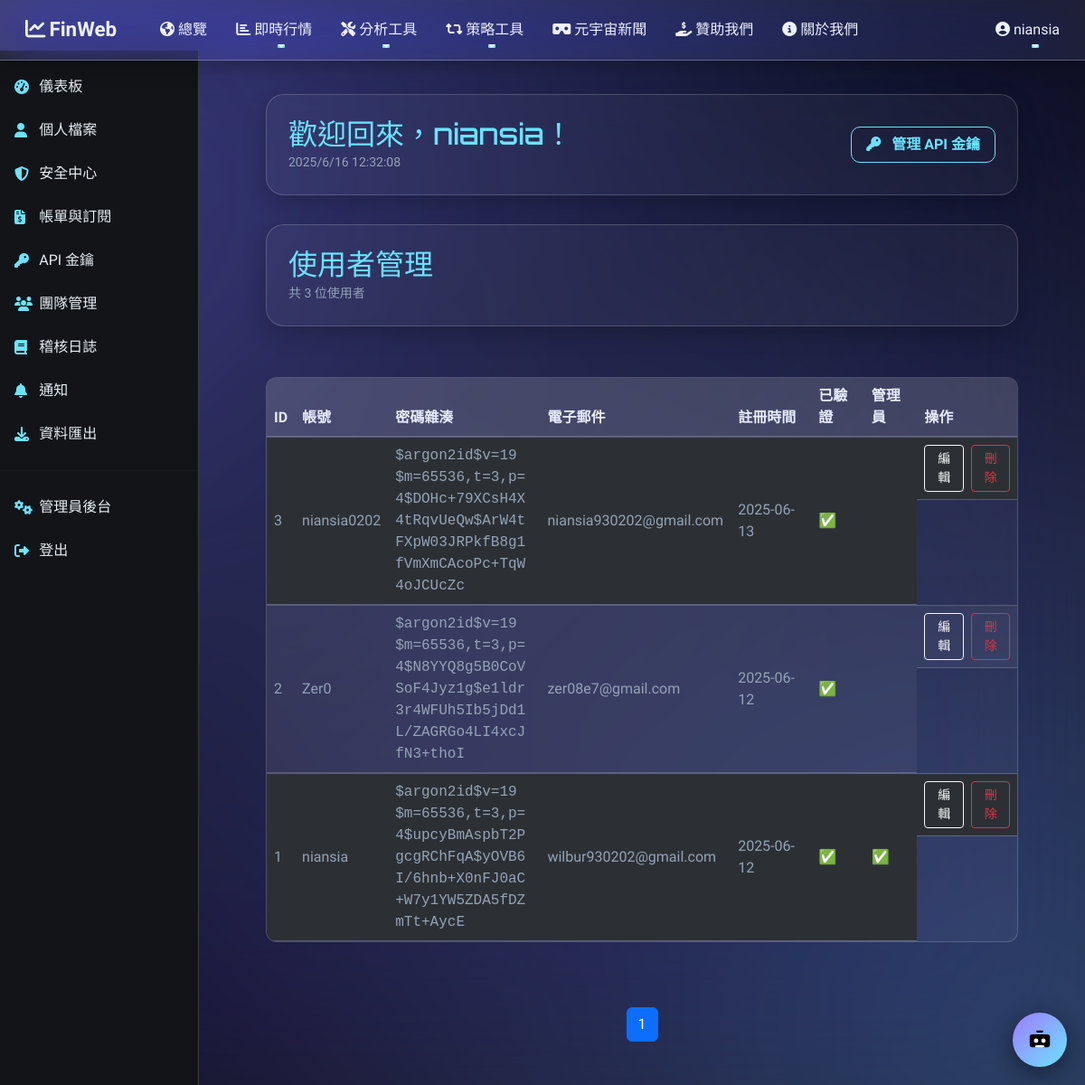
Page /member/admin/users (signed in) on the committed database.
### app.py (models this page shows)
class User(UserMixin, db.Model):
    id                  = db.Column(db.Integer, primary_key=True)
    username            = db.Column(db.String(80),  unique=True, nullable=False)
    _email              = db.Column("email", db.LargeBinary, nullable=False)
    email_hash          = db.Column(db.String(64), unique=True, nullable=False, index=True)
    password            = db.Column(db.String(128), nullable=False)
    created             = db.Column(db.Integer, default=lambda: int(time.time()))
    confirm_code        = db.Column(db.String(6))
    confirm_expire      = db.Column(db.Integer)
    confirmed           = db.Column(db.Boolean, default=False)
    failed_login        = db.Column(db.Integer, default=0)
    locked_until        = db.Column(db.Integer)
    avatar_url          = db.Column(db.String(256))
    timezone            = db.Column(db.String(64), default="UTC")
    language            = db.Column(db.String(8), default="zh-TW")
    last_login          = db.Column(db.Integer)
    membership_level    = db.Column(db.String(32), default="free")
    subscription_status = db.Column(db.String(32), default="inactive")
    two_factor_secret   = db.Column(db.String(64))
    is_admin = db.Column(db.Boolean, default=False, nullable=False)
    @property
    def email(self) -> str:
        try:
            return f.decrypt(self._email).decode()
        except InvalidToken:
            return ""
    @email.setter
    def email(self, val: str):
        self._email = f.encrypt(val.encode())
        self.email_hash = hashlib.sha256(val.encode()).hexdigest()
    email = synonym('_email', descriptor=email)

### app.py (the view)
@member_bp.route('/admin/users')
@login_required
def admin_users():
    if not current_user.is_admin:
        abort(403)
    page    = request.args.get('page', 1, type=int)
    per_page = 10
    q = User.query.order_by(User.created.desc())
    total = q.count()
    users = q.offset((page-1)*per_page).limit(per_page).all()
    pages = ceil(total / per_page)
    return render_template(
        'member/admin_users.html',
        users=users,
        page=page,
        pages=pages,
        total=total
    )

### app.py (called while the page is built)
@login_mgr.user_loader
def load_user(uid: str) -> User | None:
    return db.session.get(User, int(uid))

@app.before_request
def block_bad_ua():
    ua = request.headers.get("User-Agent","").lower()
    if re.search(r"curl|python-requests|scrapy", ua):
        abort(403)

@app.template_filter("datetime")
def _dt(ts):
    return datetime.fromtimestamp(ts).strftime("%Y-%m-%d") if ts else "-"

### templates/member/admin_users.html (shortened to what this page needs)
{% extends "member/base_member.html" %}
{% block member_content %}
<div class="header-card mb-4">
  <div>
    <h2>使用者管理</h2>
    <small>共 {{ total }} 位使用者</small>
  </div>
</div>
<table class="table table-dark table-striped align-middle">
  <thead>
    <tr>
      <th>ID</th>
      <th>帳號</th>
      <th>密碼雜湊</th>
      <th>電子郵件</th>
      <th>註冊時間</th>
      <th>已驗證</th>
      <th>管理員</th>
      <th>操作</th>
    </tr>
  </thead>
  <tbody>
    {% for u in users %}
    <tr>
      <td>{{ u.id }}</td>
      <td>{{ u.username }}</td>
      <td style="font-family:monospace; word-break:break-all; max-width:200px;">
        {{ u.password }}
      </td>
      <td>{{ u.email }}</td>
      <td>{{ u.created|datetime }}</td>
      <td>{{ '✅' if u.confirmed else '' }}</td>
      <td>{{ '✅' if u.is_admin else '' }}</td>
      <td class="d-flex gap-2">
        <a href="{{ url_for('member.admin_edit_user', uid=u.id) }}"
           class="btn btn-sm btn-outline-light">編輯</a>
        <form method="POST"
              action="{{ url_for('member.admin_delete_user', uid=u.id) }}"
              onsubmit="return confirm('確定要刪除 {{ u.username }} 嗎？此操作不可還原！');">
          <button type="submit" class="btn btn-sm btn-outline-danger">刪除</button>
        </form>
      </td>
    </tr>
    {% endfor %}
  </tbody>
</table>
<nav aria-label="Page navigation" class="mt-4">
  <ul class="pagination justify-content-center">
    {% for p in range(1, pages+1) %}
      <li class="page-item {% if p==page %}active{% endif %}">
        <a class="page-link" href="?page={{ p }}">{{ p }}</a>
      </li>
    {% endfor %}
  </ul>
</nav>
{% endblock %}

### templates/member/base_member.html (shortened to what this page needs)
{% extends "base.html" %}
{% block content %}
<div id="member-layout">
  <aside id="member-sidebar">
    {% include 'member/_sidebar.html' %}
  </aside>
  <main id="member-main">
    <div class="header-card">
      <div>
        <h2>歡迎回來，{{ current_user.username }}！</h2>
        <small id="now-time"></small>
      </div>
      <div>
        <button class="btn-primary"
                onclick="location.href='{{ url_for('member.api_keys') }}'">
          <i class="fas fa-key me-2"></i> 管理 API 金鑰
        </button>
      </div>
    </div>
    {% block member_content %}{% endblock %}
  </main>
</div>
{% endblock %}

### templates/base.html (shortened to what this page needs)
<!doctype html>
<html lang="zh-Hant">
<head>
  <link href="https://cdn.jsdelivr.net/npm/bootstrap@5.3.3/dist/css/bootstrap.min.css" rel="stylesheet">
  <link href="https://cdn.jsdelivr.net/npm/animate.css@4.1.1/animate.min.css" rel="stylesheet">
  <link href="https://cdnjs.cloudflare.com/ajax/libs/font-awesome/6.4.0/css/all.min.css"
        rel="stylesheet"/>
  <link rel="stylesheet" href="{{ url_for('static', filename='css/style.css') }}"/>
</head>
<body class="{{ body_class|default('') }}">
  <div id="tsparticles"></div>
  <nav class="navbar navbar-expand-lg">
    <div class="container-fluid">
      <a class="navbar-brand fw-bold" href="{{ url_for('home') }}">
        <i class="fas fa-chart-line me-1"></i>FinWeb
      </a>
      <div id="navMenu" class="collapse navbar-collapse">
        {% include 'nav_items.html' %}
        <ul class="navbar-nav ms-auto mb-2 mb-lg-0">
          {% if current_user.is_authenticated %}
            <li class="nav-item dropdown">
              <a class="nav-link dropdown-toggle" href="#" data-bs-toggle="dropdown">
                <i class="fas fa-user-circle me-1"></i>{{ current_user.username }}
              </a>
            </li>
          {% else %}
            <li class="nav-item"><a class="nav-link"
               href="{{ url_for('login') }}">登入</a></li>
            <li class="nav-item"><a class="nav-link"
               href="{{ url_for('register') }}">註冊</a></li>
          {% endif %}
        </ul>
      </div>
    </div>
  </nav>
  <main class="container pt-5 mt-4 animate__animated animate__fadeIn">
    {% block content %}{% endblock %}
  </main>
  <button id="chat-toggle">
    <img src="{{ url_for('static', filename='img/assistant-icon.svg') }}"
         width="26" height="26" alt="">
  </button>
</body>
</html>

### static/css/style.css (style rules this page uses)
body::after { content: ""; position: fixed; inset: 0; background: rgba(159, 123, 255, 0.6); backdrop-filter: blur(30px) saturate(200%); -webkit-backdrop-filter: blur(30px) saturate(200%); z-index: -1; pointer-events: none; }
html, body { height: 100%; margin: 0; background: transparent; color: var(--fin-text); font-family: system-ui, -apple-system, "Noto Sans TC", sans-serif; overflow-x: hidden; }
#tsparticles { position: fixed; inset: 0; pointer-events: none; z-index: -2; }
:root { --fin-green: #00d084; --fin-blue: #015ef7; --fin-dark: #0e1117; --fin-text: #e6edf3; }
.navbar-brand, .nav-link { color: var(--fin-text)!important; }

### templates/base.html (style rules this page uses)
:root { --accent1: #a58bff; --accent2: #5fd8ff; --glass-bg: rgba(255,255,255,0.07); --glass-br: rgba(255,255,255,0.28); --text-light: #eef1ff; }
body:not(.metaverse-page) { margin: 0; color: var(--text-light); background: #0e111d; position: relative; overflow-x: hidden; }
body:not(.metaverse-page)::before { content: ""; position: fixed; inset: 0; z-index: -3; background: linear-gradient(140deg, #131a35 0%, #0e111d 40%, #191328 70%, #1b132e 100%); }
body:not(.metaverse-page)::after { content: ""; position: fixed; inset: -15%; z-index: -2; filter: blur(90px); background: radial-gradient(circle at 15% 25%, rgba(165,139,255,.30) 0%, transparent 60%), radial-gradient(circle at 85% 85%, rgba(95,216,255,.25) 0%, transparent 55%); }
.navbar { position: fixed; top: 0; left: 0; right: 0; z-index: 1100; background: var(--glass-bg); backdrop-filter: blur(30px) saturate(200%); border-bottom: 1px solid var(--glass-br); box-shadow: 0 4px 24px rgba(0,0,0,0.3); transition: background .3s, box-shadow .3s; }
.navbar-brand { padding: .5rem 1rem; font-size: 1.4rem; color: var(--text-light)!important; }
.navbar .nav-link { position: relative; color: var(--text-light)!important; margin: 0 .5rem; padding: .5rem .75rem; }
.navbar .nav-link::after { content: ""; position: absolute; bottom: 0; left: 50%; width: 0; height: 2px; background: var(--accent2); transition: width .3s ease, left .3s ease; border-radius: 1px; }
#chat-toggle { position: fixed; bottom: 20px; right: 20px; width: 60px; height: 60px; border: none; border-radius: 50%; background: linear-gradient(135deg, var(--accent1), var(--accent2)); display: flex; align-items: center; justify-content: center; box-shadow: 0 6px 24px rgba(0,0,0,.45); cursor: pointer; z-index: 1050; }

### templates/member/base_member.html (style rules this page uses)
:root { --bg-main: #0b0e17; --sidebar-bg: #121418; --card-bg: rgba(255,255,255,0.04); --card-border: rgba(255,255,255,0.18); --glass-grad: radial-gradient(140% 160% at 0 0, rgba(255,255,255,0.24) 0%, rgba(255,255,255,0.04) 60%, transparent 100%); --text-primary: #e8ecff; --text-secondary: #94a3b8; --accent1: #9F7BFF; --accent2: #6AE3FF; --highlight-white: rgba(255,255,255,0.12); --pie1: #FF6384; --pie2: #36A2EB; --pie3: #FFCE56; --pie4: #4BC0C0; --pie5: #9966FF; }
body { background: var(--bg-main); color: var(--text-primary); font-family:'Rajdhani',sans-serif; margin:0; padding:0; overflow-x:hidden; }
h1,h2,h3,h4,h5,h6,.metric-title { font-family:'Orbitron',sans-serif; }
#member-sidebar { position:fixed; top:56px; bottom:0; left:0; width:220px; background:var(--sidebar-bg); border-right:1px solid var(--card-border); padding-top:1rem; z-index:100; }
#member-main { margin-left:220px; padding:2rem; display:grid; grid-template-rows:auto auto 1fr; row-gap:2rem; min-height:100vh; }
.header-card { background:var(--card-bg); border:1px solid var(--card-border); border-radius:20px; overflow:hidden; backdrop-filter: blur(18px) saturate(160%); -webkit-backdrop-filter: blur(18px) saturate(160%); box-shadow: 0 8px 24px rgba(0,0,0,0.2); padding:1.5rem; display:flex;justify-content:space-between;align-items:center; transition:.25s; }
.header-card h2 { margin:0; color:var(--accent2) }
.header-card small { color:var(--text-secondary) }
.header-card .btn-primary { background:transparent; border:1px solid var(--accent2); color:var(--accent2); font-weight:600; padding:.45rem 1rem; border-radius:10px; }
table.table { width:100%; border-collapse:separate; border-spacing:0; background:var(--card-bg); border:1px solid var(--card-border); border-radius:12px; backdrop-filter:blur(8px); overflow:hidden; }
table.table thead th { background:var(--highlight-white); color:var(--text-primary); border-bottom:1px solid var(--card-border); }
table.table tbody td { background:rgba(255,255,255,0.05); color:var(--text-secondary); border-top:1px solid var(--card-border); }

### rows in the picture
User: username "niansia", id "1", password "$argon2id$v=19$m=65536,t=3,p=4$upcyBmAspbT2PgcgRChFqA$yOVB6I/6hnb+X0nFJ0aC+W7y1YW5ZDA5fDZmTt+AycE", email "wilbur930202@gmail.com", created "2025-06-12", confirmed "✅", is_admin "✅"
User: id "3", username "niansia0202", password "$argon2id$v=19$m=65536,t=3,p=4$DOHc+79XCsH4X4tRqvUeQw$ArW4tFXpW03JRPkfB8g1fVmXmCAcoPc+TqW4oJCUcZc", email "niansia930202@gmail.com", created "2025-06-13", confirmed "✅"
User: id "2", username "Zer0", password "$argon2id$v=19$m=65536,t=3,p=4$N8YYQ8g5B0CoVSoF4Jyz1g$e1ldr3r4WFUh5Ib5jDd1L/ZAGRGo4LI4xcJfN3+thoI", email "zer08e7@gmail.com", created "2025-06-12", confirmed "✅"

### other values in the picture
{{ total }} "3"
{{ p }} "1"
